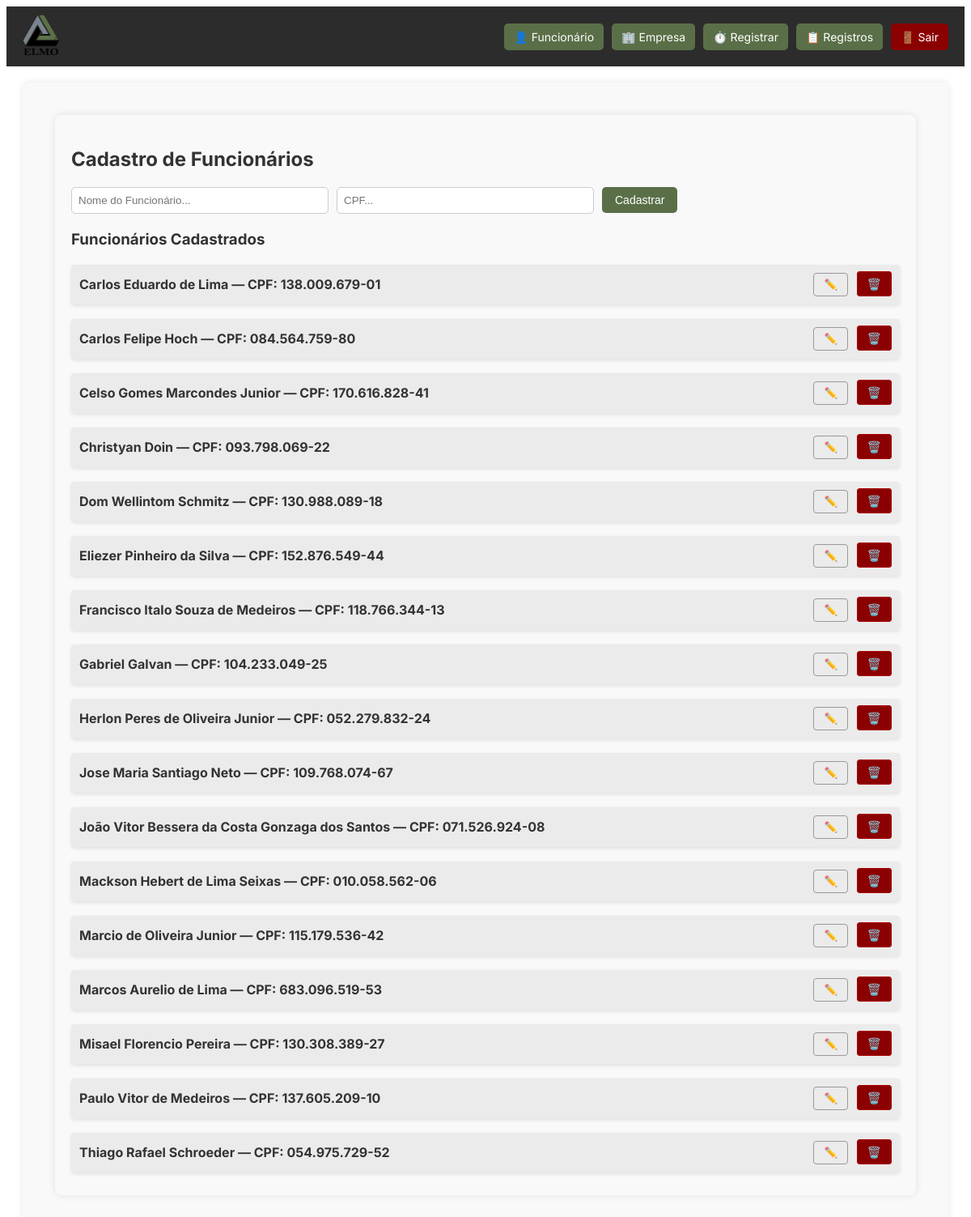
Page /funcionarios (signed in) on the committed database.
### models.py (models this page shows)
class Funcionario(db.Model):
    id = db.Column(db.Integer, primary_key=True)
    nome = db.Column(db.String(100), nullable=False)
    cpf = db.Column(db.String(14), unique=True, nullable=True)

### app.py (the view, shortened to what this page needs)
@app.route("/funcionarios", methods=["GET", "POST"])
def cadastro_funcionario():
    if not session.get("usuario_logado"):
        return redirect(url_for("login"))
    funcionarios = Funcionario.query.order_by(Funcionario.nome.asc()).all()
    return render_template("cadastro_funcionario.html", funcionarios=funcionarios)

### templates/cadastro_funcionario.html (shortened to what this page needs)
{% extends "base.html" %}
{% block content %}
<div class="container">
    <h2>Cadastro de Funcionários</h2>
    <form method="POST" class="form-cadastro">
        <input type="text" name="nome" placeholder="Nome do Funcionário..." required>
        <input type="text" name="cpf" placeholder="CPF..." maxlength="14" required>
        <button type="submit" class="btn">Cadastrar</button>
    </form>
    <h3>Funcionários Cadastrados</h3>
    <div class="funcionario-card">
        {% for f in funcionarios %}
        <div class="funcionario-item">
            <span class="funcionario-nome">{{ f.nome }} — CPF: {{ f.cpf or 'Não informado' }}</span>
            <div>
                <button class="btn-edit"
                        data-id="{{ f.id }}"
                        data-nome="{{ f.nome|e }}"
                        data-cpf="{{ f.cpf|e }}"
                        onclick="abrirModalComDataset(this)">✏️</button>
                <a href="{{ url_for('excluir_funcionario', id=f.id) }}" class="btn-excluir">🗑️</a>
            </div>
        </div>
        {% endfor %}
    </div>
</div>
{% endblock %}

### static/style.css (style rules this page uses)
.btn { color: white; text-decoration: none; background-color: #5a6f47; padding: 8px 12px; border-radius: 5px; font-size: 14px; transition: background-color 0.3s; }
.container { padding: 20px; background-color: #f9f9f9; margin: 20px; border-radius: 8px; box-shadow: 0 0 10px rgba(0,0,0,0.1); }
h2, h3 { color: #333; }
.form-cadastro { margin-bottom: 20px; display: flex; gap: 10px; align-items: center; }
.form-cadastro input[type="text"] { padding: 8px; width: 300px; border: 1px solid #ccc; border-radius: 5px; }
.form-cadastro .btn { background-color: #5a6f47; color: white; border: none; padding: 8px 16px; border-radius: 5px; cursor: pointer; }
.btn-excluir { background-color: transparent; color: #a00; border: 1px solid #a00; padding: 6px 12px; border-radius: 4px; cursor: pointer; margin-left: 6px; transition: all 0.3s ease; text-decoration: none; }
.funcionario-card { margin-top: 20px; display: flex; flex-direction: column; gap: 10px; }
.funcionario-item { background-color: #f5f5f5; border-radius: 5px; padding: 12px 20px; display: flex; align-items: center; justify-content: space-between; font-size: 16px; box-shadow: 0px 2px 5px rgba(0, 0, 0, 0.1); }
.funcionario-nome { font-weight: bold; color: #333; }
.btn-excluir { background-color: #8B0000; color: white; padding: 6px 12px; text-decoration: none; border-radius: 4px; font-size: 14px; }
h2 { margin-bottom: 20px; color: #333; }
form { display: flex; flex-wrap: wrap; gap: 10px; align-items: center; }
body { font-family: 'Inter', sans-serif; }
.btn-edit { background-color: transparent; color: #333; border: 1px solid #999; padding: 6px 12px; border-radius: 4px; cursor: pointer; margin-left: 10px; transition: all 0.3s ease; }
.funcionario-item { display: flex; justify-content: space-between; align-items: center; background-color: #ebebeb; padding: 10px; border-radius: 4px; margin-bottom: 8px; }

### rows in the picture
Funcionario: nome "Carlos Eduardo de Lima", cpf "138.009.679-01"
Funcionario: nome "Carlos Felipe Hoch", cpf "084.564.759-80"
Funcionario: nome "Celso Gomes Marcondes Junior", cpf "170.616.828-41"
Funcionario: nome "Christyan Doin", cpf "093.798.069-22"
Funcionario: nome "Dom Wellintom Schmitz", cpf "130.988.089-18"
Funcionario: nome "Eliezer Pinheiro da Silva", cpf "152.876.549-44"
Funcionario: nome "Francisco Italo Souza de Medeiros", cpf "118.766.344-13"
Funcionario: nome "Gabriel Galvan", cpf "104.233.049-25"
Funcionario: nome "Herlon Peres de Oliveira Junior", cpf "052.279.832-24"
Funcionario: nome "Jose Maria Santiago Neto", cpf "109.768.074-67"
Funcionario: nome "João Vitor Bessera da Costa Gonzaga dos Santos", cpf "071.526.924-08"
Funcionario: nome "Mackson Hebert de Lima Seixas", cpf "010.058.562-06"
Funcionario: nome "Marcio de Oliveira Junior", cpf "115.179.536-42"
Funcionario: nome "Marcos Aurelio de Lima", cpf "683.096.519-53"
Funcionario: nome "Misael Florencio Pereira", cpf "130.308.389-27"
Funcionario: nome "Paulo Vitor de Medeiros", cpf "137.605.209-10"
Funcionario: nome "Thiago Rafael Schroeder", cpf "054.975.729-52"
